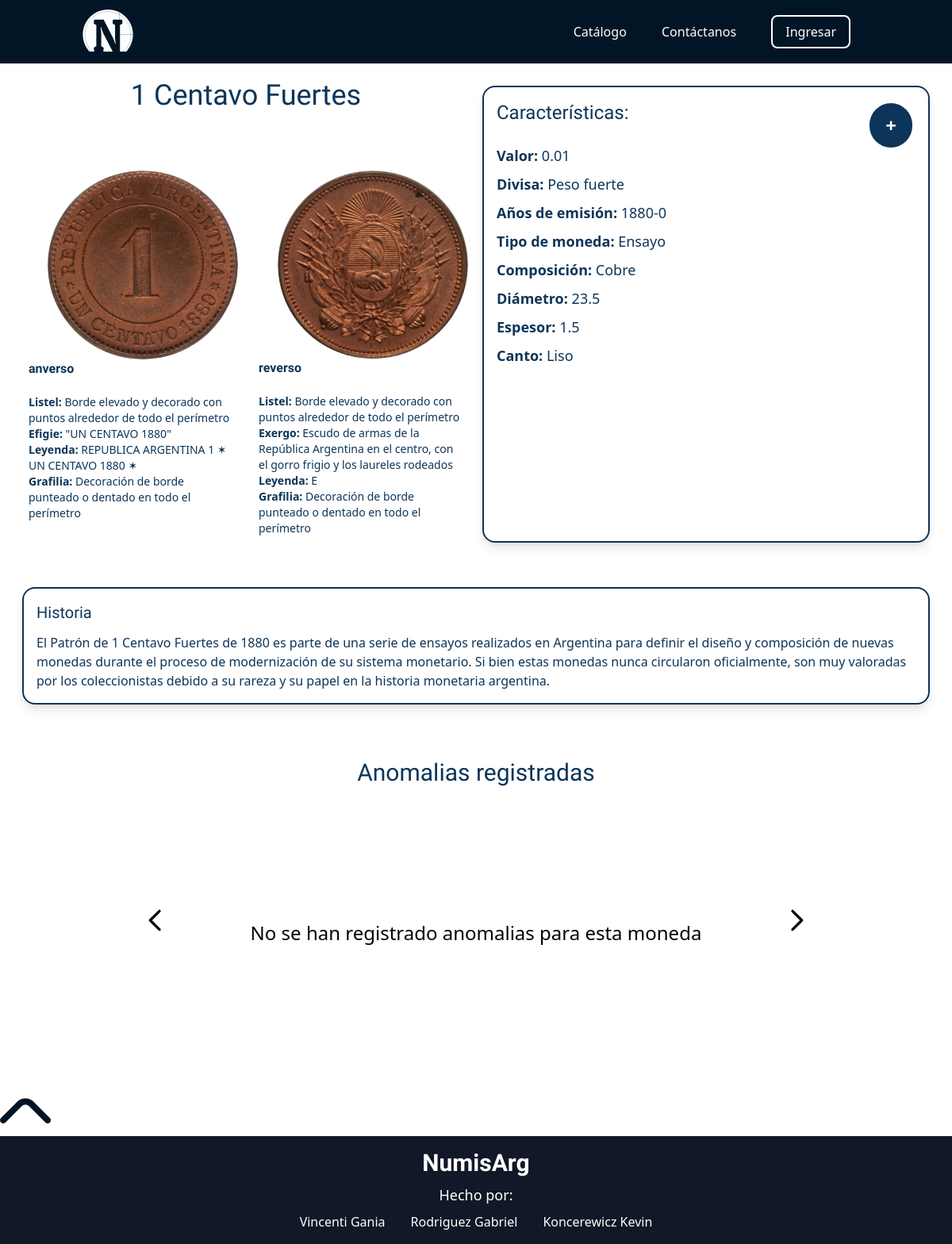
The page /src/views/coin-catalog/moneda.php?moneda=28 on the database its author committed.
### tables this page shows
CREATE TABLE `moneda_atributo` (
  `id_moneda_atributo` int(11) NOT NULL,
  `id_moneda` int(11) NOT NULL,
  `id_divisa` int(11) NOT NULL,
  `id_tipo_canto` int(11) NOT NULL,
  `id_tipo_moneda` int(11) NOT NULL,
  `valor_nominal` float NOT NULL,
  `composicion` varchar(100) NOT NULL,
  `diametro` float NOT NULL,
  `espesor` float NOT NULL,
  `historia` longtext NOT NULL,
  `inicio_emision` date NOT NULL,
  `fin_emision` date NOT NULL
);

CREATE TABLE `moneda` (
  `id_moneda` int(11) NOT NULL,
  `nombre` varchar(20) NOT NULL
);

CREATE TABLE `divisa` (
  `id_divisa` int(11) NOT NULL,
  `nombre` varchar(20) NOT NULL
);

CREATE TABLE `tipo_moneda` (
  `id_tipo_moneda` int(11) NOT NULL,
  `tipo_moneda` varchar(30) NOT NULL
);

CREATE TABLE `tipo_canto` (
  `id_tipo_canto` int(11) NOT NULL,
  `tipo` varchar(50) NOT NULL
);

CREATE TABLE `imagen` (
  `id_imagen` int(11) NOT NULL,
  `direccion` varchar(100) NOT NULL
);

### src/views/coin-catalog/consultasmoneda.php (called while the page is built, shortened)
<?php
include '../../inc/conexion.php';
$id= $_GET['moneda'];
    $sql="SELECT moneda.nombre, inicio_emision, fin_emision
    FROM moneda
    INNER JOIN moneda_atributo ON moneda.id_moneda=moneda_atributo.id_moneda
    WHERE moneda.id_moneda='$id'";
    $gral=mysqli_query($conectar,$sql);
    $sql="SELECT divisa.nombre , valor_nominal, tipo_canto.tipo, tipo_moneda, composicion, diametro, espesor, historia
        FROM moneda_atributo
        INNER JOIN divisa ON moneda_atributo.id_divisa=divisa.id_divisa
        INNER JOIN tipo_canto ON moneda_atributo.id_tipo_canto=tipo_canto.id_tipo_canto
        INNER JOIN tipo_moneda ON moneda_atributo.id_tipo_moneda=tipo_moneda.id_tipo_moneda
        WHERE id_moneda='$id'";
    $detalle=mysqli_query($conectar,$sql);
    $sql="SELECT `lado`, `detalles`
        FROM `partes`
        INNER JOIN moneda_atributo ON moneda_atributo.id_moneda_atributo=partes.id_moneda_atributo
        WHERE id_moneda='$id'";
    $lados=mysqli_query($conectar,$sql);
?>

### src/views/coin-catalog/moneda.php (the view, shortened to what this page needs)
<?php
include '../../../header.php';
include 'consultasmoneda.php';
?>
<!DOCTYPE html>
<html lang="es">
<head>
    <link href="https://cdn.jsdelivr.net/npm/tailwindcss@2.2.19/dist/tailwind.min.css" rel="stylesheet">
    <link href="https://cdn.jsdelivr.net/npm/tailwindcss@2.2.19/dist/tailwind.min.css" rel="stylesheet">
    <link rel="stylesheet" href="../../style.css">
</head>
<body>
<?php
if($gral){
    while($general=mysqli_fetch_assoc($gral)){
        if($detalle){
            while($det=mysqli_fetch_assoc($detalle)){
                $nombre= mb_convert_encoding($general['nombre'], "UTF-8", mb_detect_encoding($general['nombre'],"UTF-8, ISO-8859-1, auto"));
                $emisioni= (int) $general['inicio_emision'];
                $emisionf= (int) $general['fin_emision'];
                $valor= $det['valor_nominal'];
                $divisa= mb_convert_encoding($det['nombre'], "UTF-8", mb_detect_encoding($det['nombre'],"UTF-8, ISO-8859-1, auto"));
                $canto= $det['tipo'];
                $tipomoneda= $det['tipo_moneda'];
                $composicion= mb_convert_encoding($det['composicion'], "UTF-8", mb_detect_encoding($det['composicion'],"UTF-8, ISO-8859-1, auto"));
                $diametro= $det['diametro'];
                $espesor= $det['espesor'];
                $historia= mb_convert_encoding($det['historia'], "UTF-8", mb_detect_encoding($det['historia'],"UTF-8, ISO-8859-1, auto"));
                echo'
                <section class="grid grid-cols-4 grid-rows-6 p-5 font-light-blue">
                    <h1 class="col-span-2 h-10 text-center text-4xl ">'.$nombre.'</h1>
                    <span class="inline-block col-start-3 col-span-4 row-span-6 m-2 p-4 border-2 rounded-2xl shadow-lg border-light-blue">
                        <h2 class="text-2xl inline-block mb-5 ">Características:</h2>
                        <button onclick="mostrarguardar()"  class="float-right p-1 px-5 m-1 rounded-full text-white font-bold text-2xl bg-light-blue leading-loose">
                            +
                        </button>
                        <p class="text-lg leading-loose">
                            <b>Valor:</b> '.$valor.'
                            <b><br>Divisa:</b> '.$divisa.'
                            <b><br>Años de emisión:</b> '.$emisioni.'-'.$emisionf.'
                            <b><br>Tipo de moneda:</b> '.$tipomoneda.'
                            <b><br>Composición:</b> '.$composicion.'
                            <b><br>Diámetro:</b> '.$diametro.'
                            <b><br>Espesor:</b> '.$espesor.'
                            <b><br>Canto:</b> '.$canto.'
                        </p>
                    </span>';
                    if($lados){
                        while($lado=mysqli_fetch_assoc($lados)){
                            $nombrelado=$lado['lado'];
                            $detalles= mb_convert_encoding($lado['detalles'], "UTF-8", mb_detect_encoding($lado['detalles'],"UTF-8, ISO-8859-1, auto"));
                            $secciones = explode("-", $detalles);
                            $seccionescant = count($secciones);
                            $tiposanverso = array("Listel", "Efigie", "Leyenda", "Grafilia");
                            $tiposreverso = array("Listel", "Exergo", "Leyenda", "Grafilia");
                            $sql="SELECT  direccion
                                FROM imagen
                                INNER JOIN partes ON partes.id_imagen=imagen.id_imagen
                                INNER JOIN moneda_atributo ON partes.id_moneda_atributo=moneda_atributo.id_moneda_atributo
                                WHERE id_moneda='$id'
                                AND lado='$nombrelado'";
                            $img=mysqli_query($conectar,$sql);
                            $imagen=mysqli_fetch_assoc($img);
                            if(isset($imagen['direccion'])){
                                $imagenlado= mb_convert_encoding($imagen['direccion'], "UTF-8", mb_detect_encoding($imagen['direccion'],"UTF-8, ISO-8859-1, auto"));
                            }else{
                            $imagenlado='../../assets/icon/usd-circle.svg';
                            }
                            if($nombrelado == 'anverso'){
                                $tipos = $tiposanverso;
                            }else{
                                $tipos = $tiposreverso;
                            }
                            $tiposcant = count($tipos);
                            if($tiposcant <= $seccionescant){
                                $contar = $tiposcant;
                            }
                            echo '
                            <div class="inline-block  row-span-6 p-4 ">
                                <img src="'.$imagenlado.'" class="w-60 mx-6 rounded-full">
                                <h3 class="font-semibold">'.$nombrelado.'</h3>
                                <p class="text-sm">';
                                for($n=0;$n<$contar;$n++){
                                    echo "<br><b>";
                                    echo $tipos[$n];
                                    echo ": </b>";
                                    echo $secciones[$n];
                                }
                                echo'</p>
                            </div>
                            ';
                        }
                    }
                    echo'
                </section>
                <section  class="border-2 rounded-2xl shadow-lg m-7 p-4  border-light-blue font-light-blue">
                    <h2 class="mb-3 text-xl">Historia</h2>
                    <p class="break-words">
                    '.$historia.'
                    </p>
                </section>
                ';
            }
        }
    }
}
        ?>
<div class="relative py-10 pb-20">
    <h1 class="text-center text-3xl mb-10 font-light-blue">Anomalias registradas</h1>
    <div class="relative  rounded-xl sm:h-64 xl:h-80 4xl:h-96">
        <div class="carousel-inner">
            <?php
            echo '<p class="text-2xl p-20 py-32 text-center">No se han registrado anomalias para esta moneda</p>';
            ?>
        </div>
        <button type="button" class="flex absolute top-0 left-0 z-30 justify-center items-center pl-44 h-full cursor-pointer group focus:outline-none" data-carousel-prev>
        <span class="inline-flex justify-center items-center w-10 h-10 rounded-full sm:w-10 sm:h-10 bg-white/30 group-focus:ring-4 group-focus:ring-white group-focus:outline-none">
            <svg class="w-10 h-10 text-black sm:w-10 sm:h-10" fill="none" stroke="currentColor" viewBox="0 0 24 24" xmlns="http://www.w3.org/2000/svg"><path stroke-linecap="round" stroke-linejoin="round" stroke-width="2" d="M15 19l-7-7 7-7"></path></svg>
        </span>
        </button>
        <button type="button" class="flex absolute top-0 right-0 z-30 justify-center items-center pr-44 h-full cursor-pointer group focus:outline-none" data-carousel-next>
        <span class="inline-flex justify-center items-center w-10 h-10 rounded-full sm:w-10 sm:h-10 bg-white/30 group-focus:ring-4 group-focus:ring-white group-focus:outline-none">
            <svg class="w-10 h-10 text-black sm:w-10 sm:h-10" fill="none" stroke="currentColor" viewBox="0 0 24 24" xmlns="http://www.w3.org/2000/svg"><path stroke-linecap="round" stroke-linejoin="round" stroke-width="2" d="M9 5l7 7-7 7"></path></svg>
        </span>
        </button>
    </div>
</div>
</body>
</html>

### src/style.css (style rules this page uses)
.bg-light-blue { background-color: #0D3559; }
body { font-family: 'Radio Canada', sans-serif; }
h1, h2 { font-family: 'Patua One', cursive; }
html { scrollbar-width: none; }

### header.php (style rules this page uses)
.bg-light-blue { background-color: #0D3559; }
.border-light-blue { border-color: #0D3559; }
.font-light-blue { color: #0D3559; }
body { font-family: 'Radio Canada', sans-serif; }
h1, h2, h3, h4 { font-family: 'Patua One', cursive; }

### rows shown on the page
moneda_atributo: id_moneda.nombre "1 Centavo Fuertes", valor_nominal "0.01", id_divisa.nombre "Peso fuerte", inicio_emision "1880", fin_emision "0", id_tipo_moneda.tipo_moneda "Ensayo", composicion "Cobre", diametro "23.5", espesor "1.5", id_tipo_canto.tipo "Liso", imagen.direccion (picture), nombrelado "anverso", n "Listel", n "Borde elevado y decorado con puntos alrededor de todo el perímetro", n "Efigie", n "\"UN CENTAVO 1880\"", n "Leyenda", n "REPUBLICA ARGENTINA 1 ✶ UN CENTAVO 1880 ✶", n "Grafilia", n "Decoración de borde punteado o dentado en todo el perímetro", nombrelado "reverso", n "Exergo", n "Escudo de armas de la República Argentina en el centro, con el gorro frigio y los laureles rodeados", n "E", historia "El Patrón de 1 Centavo Fuertes de 1880 es parte de una serie de ensayos realizados en Argentina para definir el diseño y composición de nuevas monedas durante el proceso de modernización de su sistema monetario. Si bien estas monedas nunca circularon oficialmente, son muy valoradas por los coleccionistas debido a su rareza y su papel en la historia monetaria argentina."
